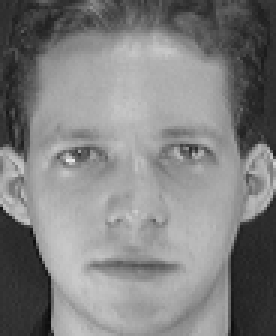
#> input picture Facial-Recognition-ES/att_faces/orl_faces/s1/1.pgm, 92 x 112 px, given in place of the camera (shown 3 times larger)
$ python enroll.py
#> lines starting #> are read from the running program, lines starting #| are printed output that depends on the picture
#!/usr/bin/env python2
# -*- coding: utf-8 -*-
"""
Created on Tue Dec 12 19:29:47 2017

@author: pandipool
"""

import cv2, sys, numpy, os

size = 4
fn_haar = 'haarcascade_frontalface_alt.xml'
fn_dir = 'att_faces\orl_faces'
fn_name = str(input("Ingrese su DNI: "))
#> the answer given: att_faces/orl_faces/s1/1.pgm
path = os.path.join(fn_dir, fn_name)

if not os.path.isdir(path):
    os.mkdir(path)

(im_width, im_height) = (112, 92)

haar_cascade = cv2.CascadeClassifier(fn_haar)

webcam_port1 = 0
webcam = cv2.VideoCapture(webcam_port1,cv2.CAP_DSHOW)

count = 0
while count < 100:
    (rval, im) = webcam.read()
#> im is the input picture: shape (112, 92, 3); min 11, max 234, mean 128.3
    im = cv2.flip(im, 1, 0)
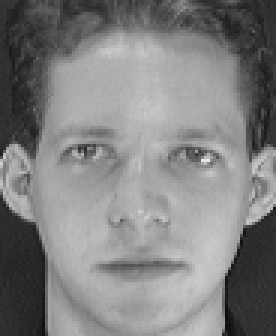
#> im: shape (112, 92, 3) (shown 3 times larger); min 11, max 234, mean 128.3
    gray = cv2.cvtColor(im, cv2.COLOR_BGR2GRAY)
    mini = cv2.resize(gray, (int(gray.shape[1] / size), int(gray.shape[0] / size)))
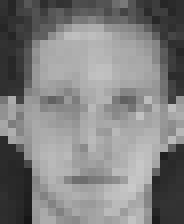
#> mini: shape (28, 23) (shown 8 times larger); min 22, max 201, mean 128.7
    faces = haar_cascade.detectMultiScale(mini)
#> faces = [[1, 5, 20, 20]]
    faces = sorted(faces, key=lambda x: x[3])
    if faces:
        face_i = faces[0]
#> face_i = [1, 5, 20, 20]
        (x, y, w, h) = [v * size for v in face_i]
#> x = 4; y = 20; w = 80; h = 80
        face = gray[y:y + h, x:x + w]
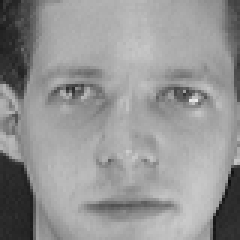
#> face: shape (80, 80) (shown 3 times larger); min 14, max 234, mean 148.5
        face_resize = cv2.resize(face, (im_width, im_height))
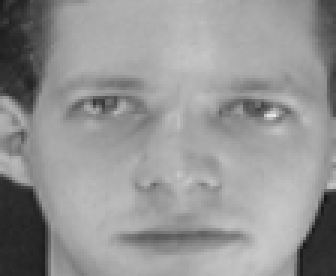
#> face_resize: shape (92, 112) (shown 3 times larger); min 20, max 231, mean 148.4
#> (the run stopped early here; a loop or call above may not have finished)

$ run again, on Facial-Recognition-ES/att_faces/orl_faces/s1/10.pgm
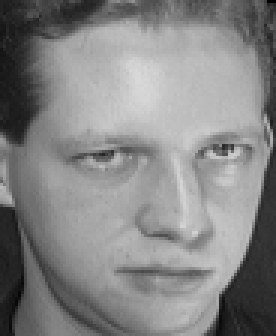
#> input picture Facial-Recognition-ES/att_faces/orl_faces/s1/10.pgm, 92 x 112 px, given in place of the camera (shown 3 times larger)
#> im is the input picture: shape (112, 92, 3); min 1, max 217, mean 132.8
#> `im = cv2.flip(im, 1, 0)`:
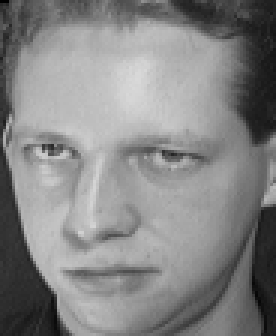
#> im: shape (112, 92, 3) (shown 3 times larger); min 1, max 217, mean 132.8
#> `mini = cv2.resize(gray, (int(gray.shape[1] / size), int(gray.shape[0] ..`:
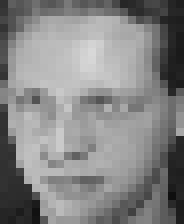
#> mini: shape (28, 23) (shown 8 times larger); min 15, max 216, mean 132.8
#> `faces = haar_cascade.detectMultiScale(mini)`: faces = ()
#> `faces = sorted(faces, key=lambda x: x[3])`: faces = []

$ run again, on Facial-Recognition-ES/att_faces/orl_faces/s1/2.pgm
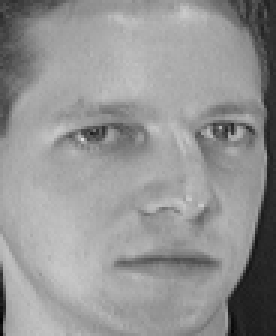
#> input picture Facial-Recognition-ES/att_faces/orl_faces/s1/2.pgm, 92 x 112 px, given in place of the camera (shown 3 times larger)
#> im is the input picture: shape (112, 92, 3); min 2, max 223, mean 148
#> `im = cv2.flip(im, 1, 0)`:
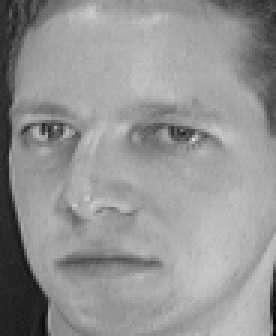
#> im: shape (112, 92, 3) (shown 3 times larger); min 2, max 223, mean 148
#> `mini = cv2.resize(gray, (int(gray.shape[1] / size), int(gray.shape[0] ..`:
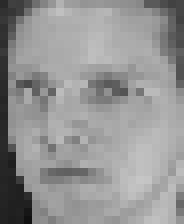
#> mini: shape (28, 23) (shown 8 times larger); min 17, max 198, mean 147.9
#> `faces = haar_cascade.detectMultiScale(mini)`: faces = ()
#> `faces = sorted(faces, key=lambda x: x[3])`: faces = []

$ run again, on Facial-Recognition-ES/att_faces/orl_faces/s1/3.pgm
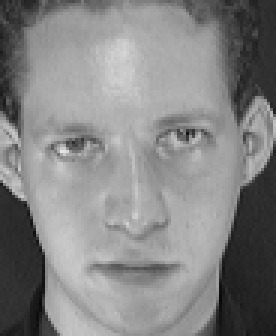
#> input picture Facial-Recognition-ES/att_faces/orl_faces/s1/3.pgm, 92 x 112 px, given in place of the camera (shown 3 times larger)
#> im is the input picture: shape (112, 92, 3); min 7, max 232, mean 132.6
#> `im = cv2.flip(im, 1, 0)`:
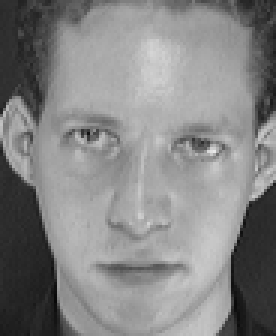
#> im: shape (112, 92, 3) (shown 3 times larger); min 7, max 232, mean 132.6
#> `mini = cv2.resize(gray, (int(gray.shape[1] / size), int(gray.shape[0] ..`:
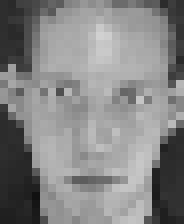
#> mini: shape (28, 23) (shown 8 times larger); min 18, max 209, mean 132.4
#> `faces = haar_cascade.detectMultiScale(mini)`: faces = ()
#> `faces = sorted(faces, key=lambda x: x[3])`: faces = []
